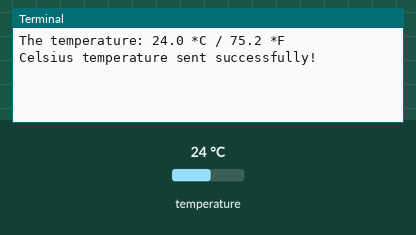
A program run on a simulated Raspberry Pi (BCM pin numbers). On the bench: the last lines printed to the terminal. The test bench sets the inputs (shaded band); at power-on: temperature 24 °C. Web requests get an empty 200 reply after 0.4 s.

Above: at 1.2 s.
1.3 s: temperature set to 12 °C
At 2.8 s:
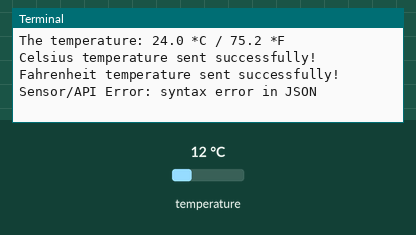
8.2 s: temperature set to 19 °C
At 12.91 s:
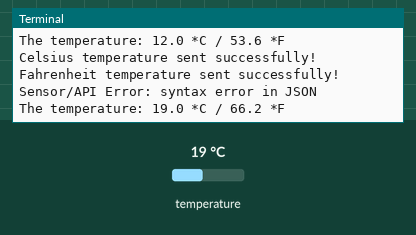
Timing chart, 0 to 14.4 s (numbered marks = the images above; inputs shaded):
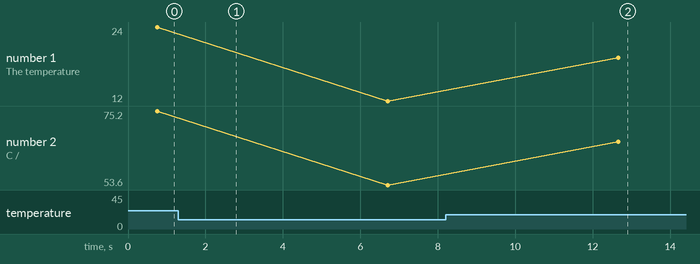

Measured:
- after the input at 8.2 s, the terminal: prints a new line after 4.5 s (image 2)
- plotted number 1: 24 → 12 after the input at 1.3 s, 12 → 19 after the input at 8.2 s
- plotted number 2: 75.2 → 53.6 after the input at 1.3 s, 53.6 → 66.2 after the input at 8.2 s

The program:

Ds18b20_circusofthings.py
```python
import requests
import json
import time
from w1thermsensor import W1ThermSensor

sensor = W1ThermSensor()

KEY_C = "........"  # Temp in Celsius
KEY_F = "........"  # Temp in Fahrenheit
TOKEN = "xxxxxxxxxxxxxxxxxxxxxxxxxxxxxxxxxxxxxxxxxxxxxxxxxxxxxxxxxxx"

def write_signal(key, value):
    """Write a single signal to Circus of Things"""
    payload = {
        'Key': key,
        'Value': value,
        'Token': TOKEN
    }

    response = requests.put(
        'https://circusofthings.com/WriteValue',
        json=payload,  # Use json parameter instead of data=json.dumps()
        headers={'Content-Type': 'application/json'}
    )
    return response

def read_signal(key):
    """Read a single signal from Circus of Things"""
    payload = {
        'Key': key,
        'Token': TOKEN
    }

    response = requests.get(
        'https://circusofthings.com/ReadValue',
        json=payload,  # Use json parameter
        headers={'Content-Type': 'application/json'}
    )
    return response

while True:
    try:
        temp_c = sensor.get_temperature()
        temp_c_rounded = round(temp_c, 1)  # Keep some decimal precision
        temp_f = round(temp_c * 1.8 + 32, 1)

        print(f"The temperature: {temp_c_rounded} *C / {temp_f} *F")

        # Send values separately (more reliable)
        response_c = write_signal(KEY_C, temp_c_rounded)
        if response_c.status_code == 200:
            print("Celsius temperature sent successfully!")
        else:
            print(f"Write Error C {response_c.status_code}: {response_c.text}")

        response_f = write_signal(KEY_F, temp_f)
        if response_f.status_code == 200:
            print("Fahrenheit temperature sent successfully!")
        else:
            print(f"Write Error F {response_f.status_code}: {response_f.text}")

        # Read back to verify
        read_response = read_signal(KEY_C)
        if read_response.status_code == 200:
            data = read_response.json()
            print(f"Verified C value on server: {data['Value']}")
        else:
            print(f"Read Error {read_response.status_code}: {read_response.text}")

    except Exception as e:
        print(f"Sensor/API Error: {e}")

    time.sleep(4)
```
